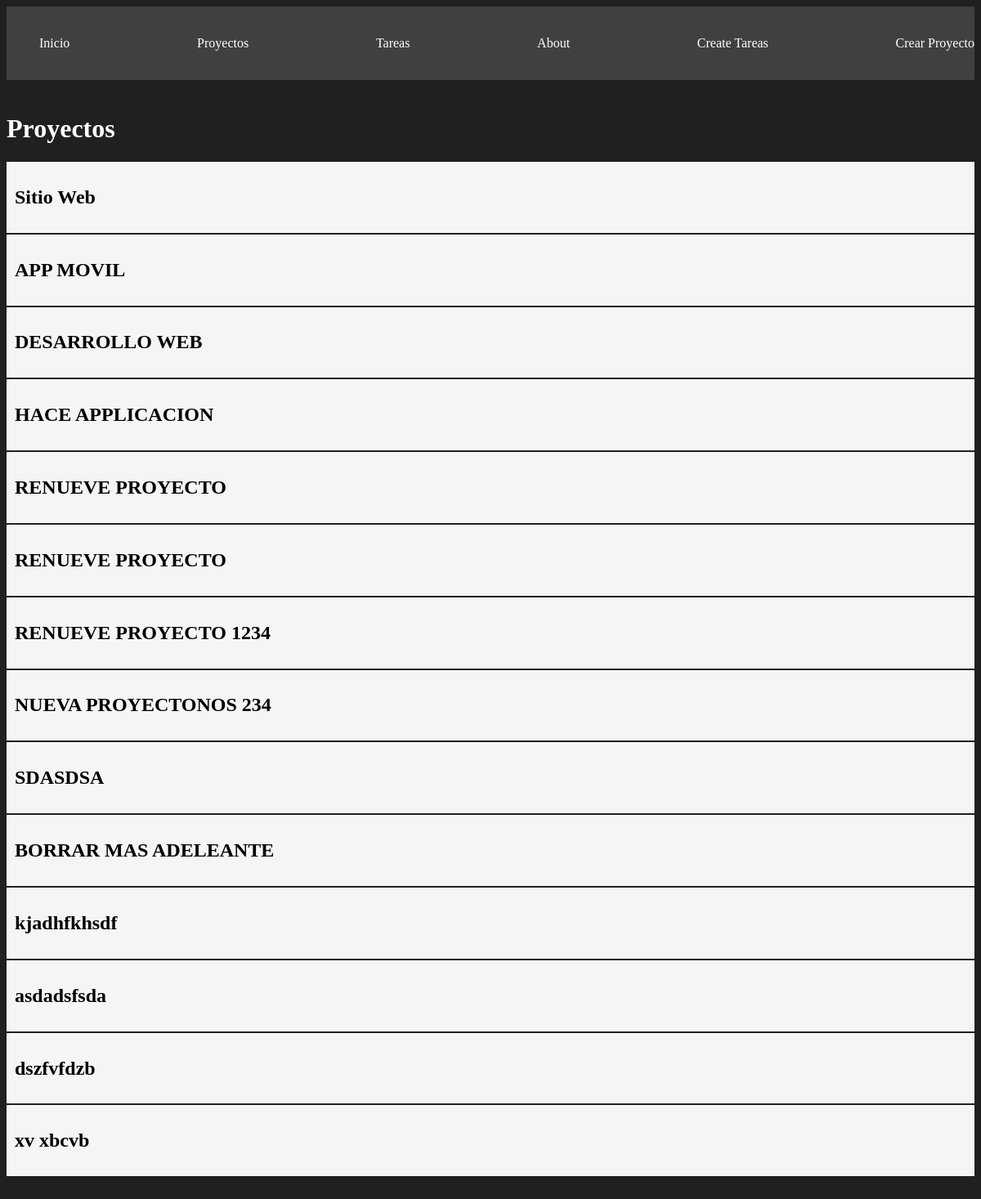
/projects/, run on the app's committed database.
### myapp/models.py (models this page shows, shortened)
class Project(models.Model):
    nombre=models.CharField(
        max_length=200
    )

### myapp/views.py (the view)
# urls.py: path('projects/', views.projects,name='proyectos'),
def projects(request):
    projects = Project.objects.all()
    return render(request, "proyecto/projects.html", {
        'projects': projects
    })

### myapp/templates/proyecto/projects.html
{% extends 'layouts/base.html' %}
{% block content %}
<h1>Proyectos</h1>
{% for project in projects %}
<article class="card">
    <h1>{{project.nombre}}</h1>
</article>
{% endfor%}
{% endblock %}

### myapp/static/styles/main.css (style rules this page uses)
body { background: #202020; color:white; }
.card { background: whitesmoke; color: black; padding: 10px; margin-bottom: 2px; }

### data on the page
Project: nombre "Sitio Web"
Project: nombre "APP MOVIL"
Project: nombre "DESARROLLO WEB"
Project: nombre "HACE APPLICACION"
Project: nombre "RENUEVE PROYECTO"
Project: nombre "RENUEVE PROYECTO"
Project: nombre "RENUEVE PROYECTO 1234"
Project: nombre "NUEVA PROYECTONOS 234"
Project: nombre "SDASDSA"
Project: nombre "BORRAR MAS ADELEANTE"
Project: nombre "kjadhfkhsdf"
Project: nombre "asdadsfsda"
Project: nombre "dszfvfdzb"
Project: nombre "xv xbcvb"
